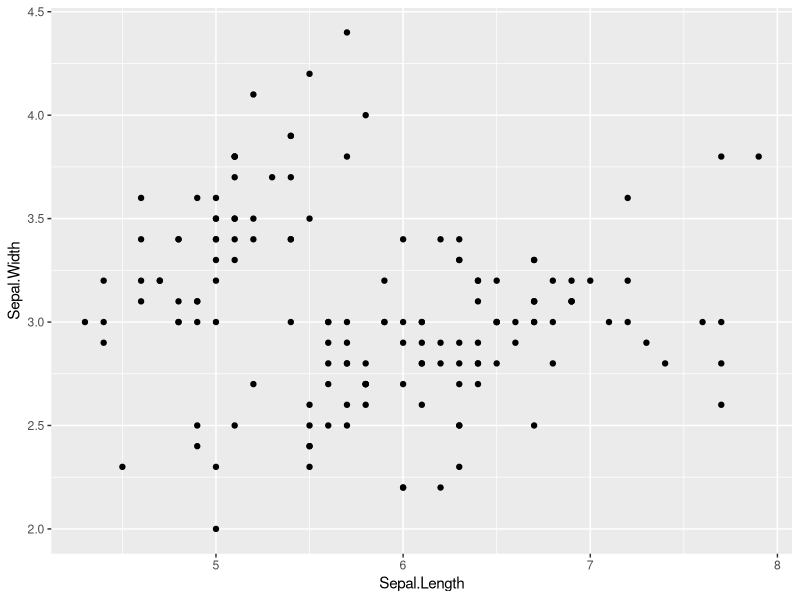
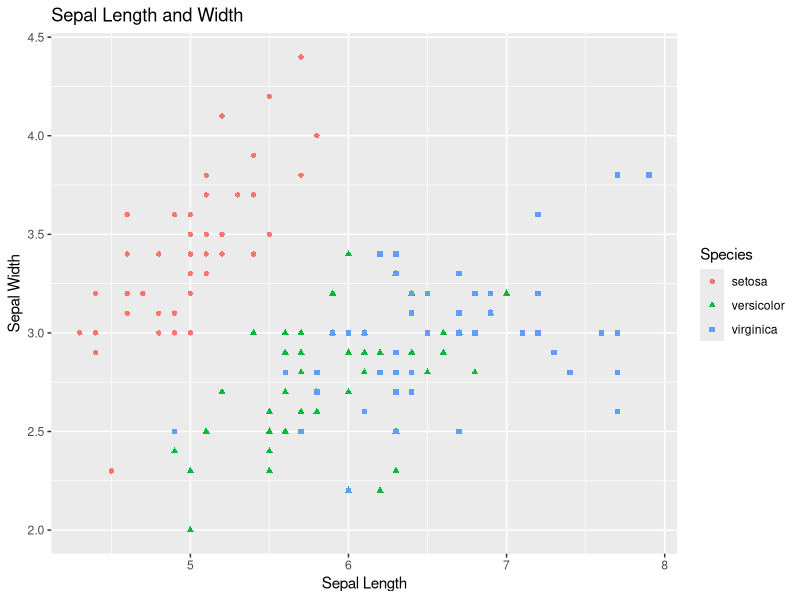
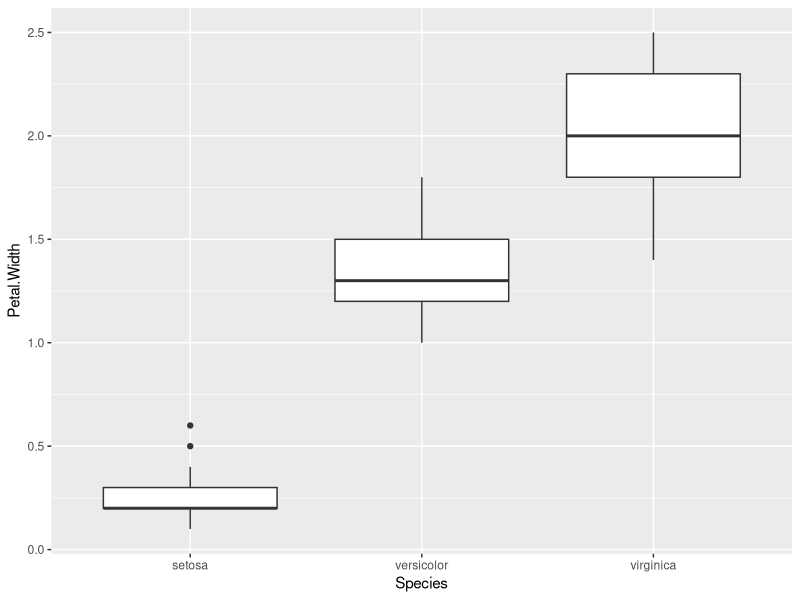
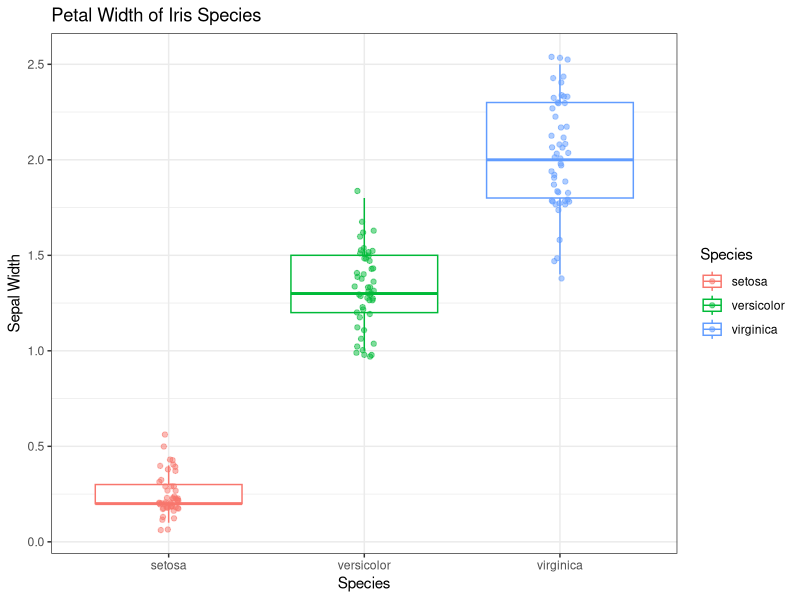

The R source for these figures, in order:
## ---- chunk 1
knitr::opts_chunk$set(echo = TRUE)
## ---- chunk 2
weight_kg <- 55
## ---- chunk 3
df <- data.frame(numeric = c(1,7,3),
                 character = c("S", "A", "M"),
                 logical = c(TRUE, FALSE, TRUE))
df
## ---- chunk 4
tabl <- "
| Column            | Description                                   |
|-------------------|:----------------------------------------------|
| Sepal.Length	    | Sepal length in centimeters                   |                       
| Sepal.Width	      | Sepal width in centimeters                    |
| Petal.Length	    | Petal length in centimeters                   |
| Petal.Width	      | Petal width in centimeters                    |
| Species	          | Name of species name                          |
"
cat(tabl)
## ---- chunk 5
# To see data sets available
data()

# Load the data set of choice, use the data set name as the argument to `data()`
data(iris)
## ---- chunk 6
library(ggplot2)

# Scatter Plot
plot_1 <- ggplot(data = iris, aes(x = Sepal.Length, y = Sepal.Width)) 

# Basic scatter plot adding a `geom_point()` layer
plot_1 + 
  geom_point()

# Colorful scatter plot adding aesthetic mappings to the `geom_point()` layer and labels
plot_1 + 
  geom_point(aes(color = Species, shape = Species)) +
  labs(
    x = "Sepal Length",
    y = "Sepal Width",
    title = "Sepal Length and Width")
## ---- chunk 7
# Boxplot
plot_2 <- ggplot(data = iris, aes(x = Species , y = Petal.Width)) 

# Basic boxplot adding a `geom_boxplot()` layer
plot_2 +
  geom_boxplot()
  
# Colorful boxplot adding more layers and aesthetic mappings to the data
plot_2 + 
  geom_boxplot(aes(color = Species), 
               outlier.colour = NA, 
               position = "dodge") +
  geom_jitter(aes(color = Species, 
                  x = Species), 
              position = position_jitter(width = .05), 
              alpha = 0.5) +
  scale_x_discrete() +
  labs(
    x = "Species", 
    y = "Sepal Width",
    title = "Petal Width of Iris Species") +
  theme_bw()

